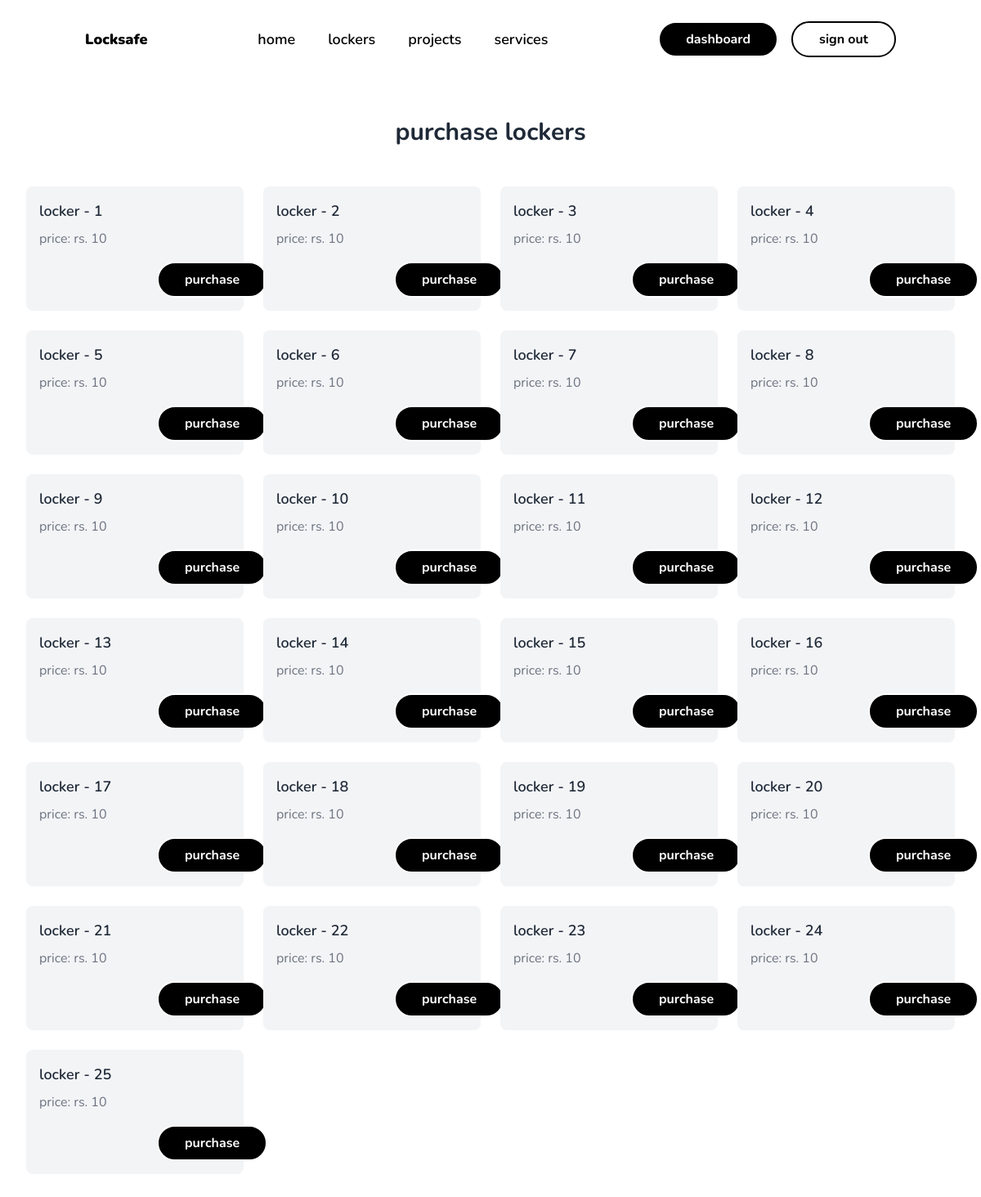
Screenshot of /lockers (signed in) with the database file from the repository.
### hack/models.py (models this page shows, shortened)
class Locker(db.Model):
    id = db.Column(db.String(32), primary_key=True, unique=True, default=get_uuid)
    locker_name = db.Column(db.String(32))
    price = db.Column(db.Integer, default=10)
    access_key = db.Column(db.String, unique=True, default=lambda: get_uuid()[:6])
    is_available = db.Column(db.Boolean, default=True)
    user_id = db.Column(db.Integer, db.ForeignKey('user.id'))

### app.py (the view)
@app.route('/lockers')
def show_lockers():
    lockers = Locker.query.all()
    return render_template('lockers.html', lockers=lockers)

### hack/models.py (called while the page is built)
@login_manager.user_loader
def load_user(user_id):
    return User.query.get(user_id)

### hack/templates/lockers.html (shortened to what this page needs)
{% extends 'base.html' %}
{% block content %}
<div class="bg-white py-6 sm:py-8 lg:py-12">
    <div class="mx-auto max-w-screen-2xl px-4 md:px-8">
        <h2 class="mb-8 text-center text-2xl font-bold text-gray-800 md:mb-12 lg:text-3xl">purchase lockers</h2>
        <div class="grid gap-6 sm:grid-cols-2 md:grid-cols-3 lg:grid-cols-4 xl:grid-cols-3">
            {% for l in lockers %}
            <div class="bg-gray-100 p-4 rounded-lg">
                <h3 class="text-gray-800 text-lg font-semibold mb-2">{{ l.locker_name.lower() }}</h3>
                <p class="text-gray-500 mb-4">price: rs. {{ l.price }}</p>
                {% if l.is_available == 1 %}
                <button
                    class="border-2 border-white bg-black text-white hover:border-black rounded-full hover:bg-white hover:text-black transition-all 2s font-bold px-8 py-2 mr-4 ml-36 buy_now_btn"
                    data-locker-id="{{l.id}}">purchase</button>
                {% else %}
                <button
                    class="border-2 border-white bg-gray-600 text-white rounded-full transition-all 2s cursor-not-allowed font-bold px-8 py-2 mr-4 ml-36 buy_now_btn"
                    data-locker-id="{{l.id}}" disabled>purchase</button>
                {% endif %}
            </div>
            {% endfor %}
        </div>
    </div>
</div>
{% endblock content %}

### hack/templates/base.html (style rules this page uses)
* { font-family: 'Nunito' !important; }

### rows the page displays
Locker: locker_name "locker - 1", price "10"
Locker: locker_name "locker - 2", price "10"
Locker: locker_name "locker - 3", price "10"
Locker: locker_name "locker - 4", price "10"
Locker: locker_name "locker - 5", price "10"
Locker: locker_name "locker - 6", price "10"
Locker: locker_name "locker - 7", price "10"
Locker: locker_name "locker - 8", price "10"
Locker: locker_name "locker - 9", price "10"
Locker: locker_name "locker - 10", price "10"
Locker: locker_name "locker - 11", price "10"
Locker: locker_name "locker - 12", price "10"
Locker: locker_name "locker - 13", price "10"
Locker: locker_name "locker - 14", price "10"
Locker: locker_name "locker - 15", price "10"
Locker: locker_name "locker - 16", price "10"
Locker: locker_name "locker - 17", price "10"
Locker: locker_name "locker - 18", price "10"
Locker: locker_name "locker - 19", price "10"
Locker: locker_name "locker - 20", price "10"
Locker: locker_name "locker - 21", price "10"
Locker: locker_name "locker - 22", price "10"
Locker: locker_name "locker - 23", price "10"
Locker: locker_name "locker - 24", price "10"
Locker: locker_name "locker - 25", price "10"
